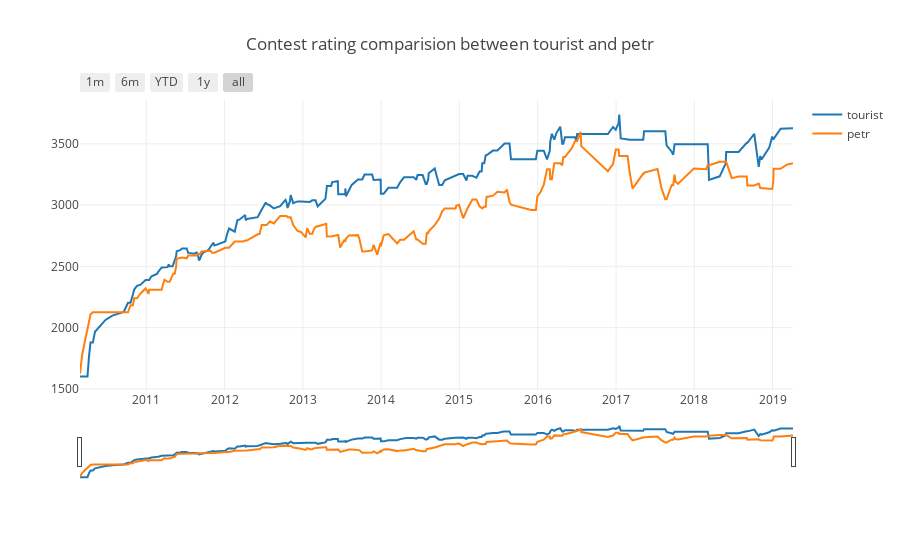

Notebook code cell kept with this figure:
### Code cell
plot_two_rating('tourist','petr')

### Figure 1 — Plotly figure (JSON) as saved in the notebook; plotly's stock layout.template omitted (floating-point values rounded to 4 significant figures; data arrays with more than 128 entries replaced by an {"elided": "..."} marker saying what was removed)
{"data": [{"name": "tourist", "type": "scatter", "uid": "a87786a2-7822-40cb-9feb-fe507f8d5995", "x": {"elided": "216 str values"}, "y": {"elided": "216 int values"}}, {"name": "petr", "type": "scatter", "uid": "41698ac2-82ec-4061-8393-db30d40a8f60", "x": {"elided": "216 str values"}, "y": {"elided": "216 int values"}}], "layout": {"title": {"text": "Contest rating comparision between tourist and petr"}, "xaxis": {"rangeselector": {"buttons": [{"count": 1, "label": "1m", "step": "month", "stepmode": "backward"}, {"count": 6, "label": "6m", "step": "month", "stepmode": "backward"}, {"count": 1, "label": "YTD", "step": "year", "stepmode": "todate"}, {"count": 1, "label": "1y", "step": "year", "stepmode": "backward"}, {"step": "all"}]}, "rangeslider": {"visible": true}, "type": "date"}}}
